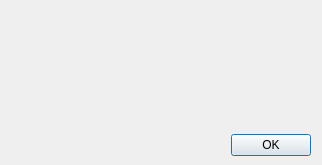
<?xml version="1.0" encoding="UTF-8"?>
<ui version="4.0">
 <class>CollectDialog</class>
 <widget class="QDialog" name="CollectDialog">
  <property name="geometry">
   <rect>
    <x>0</x>
    <y>0</y>
    <width>322</width>
    <height>165</height>
   </rect>
  </property>
  <property name="windowTitle">
   <string>填写本次评估所需基本信息</string>
  </property>
  <widget class="QWidget" name="formLayoutWidget">
   <property name="geometry">
    <rect>
     <x>0</x>
     <y>0</y>
     <width>321</width>
     <height>121</height>
    </rect>
   </property>
   <layout class="QFormLayout" name="formLayout"/>
  </widget>
  <widget class="QDialogButtonBox" name="buttonBox">
   <property name="geometry">
    <rect>
     <x>0</x>
     <y>130</y>
     <width>311</width>
     <height>31</height>
    </rect>
   </property>
   <property name="orientation">
    <enum>Qt::Horizontal</enum>
   </property>
   <property name="standardButtons">
    <set>QDialogButtonBox::Ok</set>
   </property>
   <property name="centerButtons">
    <bool>false</bool>
   </property>
  </widget>
 </widget>
 <resources/>
 <connections>
  <connection>
   <sender>buttonBox</sender>
   <signal>rejected()</signal>
   <receiver>CollectDialog</receiver>
   <slot>reject()</slot>
   <hints>
    <hint type="sourcelabel">
     <x>316</x>
     <y>260</y>
    </hint>
    <hint type="destinationlabel">
     <x>286</x>
     <y>274</y>
    </hint>
   </hints>
  </connection>
  <connection>
   <sender>buttonBox</sender>
   <signal>accepted()</signal>
   <receiver>CollectDialog</receiver>
   <slot>accept()</slot>
   <hints>
    <hint type="sourcelabel">
     <x>248</x>
     <y>254</y>
    </hint>
    <hint type="destinationlabel">
     <x>157</x>
     <y>274</y>
    </hint>
   </hints>
  </connection>
 </connections>
</ui>
